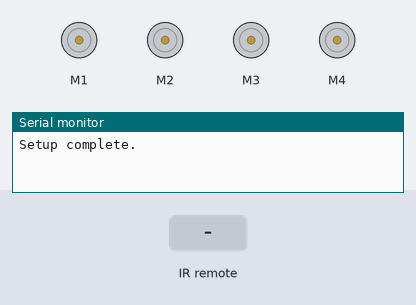
A program run on a simulated Arduino Uno, built with avr-gcc and run on an emulated ATmega328P. On the bench: 4 × DC motor (green arrow = forward, orange = backward, longer = faster), the last lines printed to the serial monitor. Inputs (shaded band) come from the test bench.

Above: at 1.2 s.
1.3 s: infrared code 0xE619FF00 received
At 2.0 s:
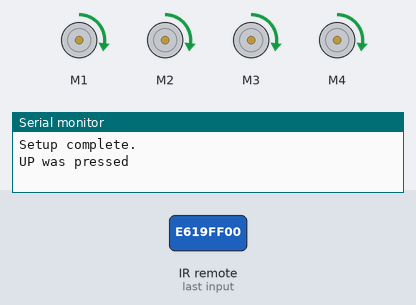
2.8 s: infrared code 0xE31CFF00 received
At 3.1 s:
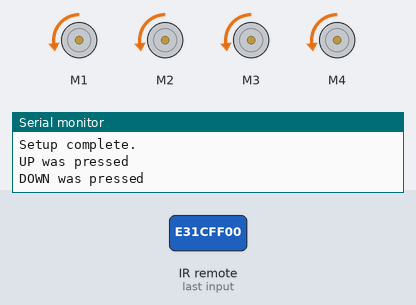
4.3 s: infrared code 0xE31CFF00 received
At 5.5 s:
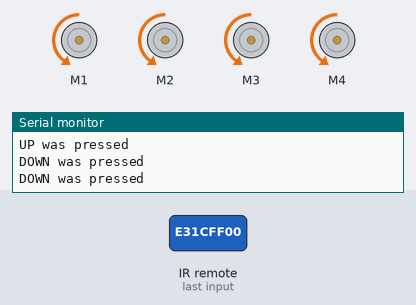
Timing chart, 0 to 7.3 s (numbered marks = the images above; inputs shaded):
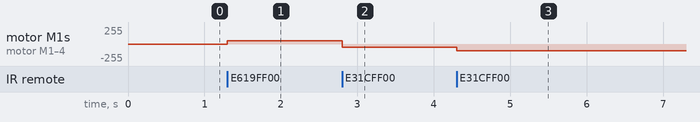

Measured:
- after the input at 1.3 s, motor M1–4: stopped → forward 50/255 at once
- after the input at 2.8 s, motor M1–4: forward 50/255 → backward 50/255 at once
- after the input at 4.3 s, motor M1–4: backward 50/255 → backward 100/255 at once

The program:

main.cpp
```cpp
#include <Arduino.h>
#include <RemoteControl.h>
#include <MotorControl.h>

void setup() {
  Serial.begin(115200);

  setup_remote_control();
  setup_motor_control();
  Serial.println("Setup complete.");
}

void handle_remote_command(uint32_t cmd){
  if(cmd == BUTTON_A)
    Serial.println("A was pressed");
  if(cmd == BUTTON_B)
    Serial.println("B was pressed");
  if (cmd == BUTTON_C)
    Serial.println("C was pressed");
  if (cmd == BUTTON_UP){
    Serial.println("UP was pressed");
    if(getCurrentDirection()==FORWARD){
      moveForward(min(255, getCurrentSpeed()+50));
    }else{
      moveForward(50);
    }
  }
  if (cmd == BUTTON_DOWN){
    Serial.println("DOWN was pressed");
    if(getCurrentDirection()==BACKWARD){
      moveBackward(min(255, getCurrentSpeed()+50));
    }else{
      moveBackward(50);
    }
  }
  if (cmd == BUTTON_RIGHT)
    Serial.println("RIGHT was pressed");
  if (cmd == BUTTON_LEFT)
    Serial.println("LEFT was pressed");
  if (cmd == BUTTON_CENTER)
    Serial.println("CENTER was pressed");
  if (cmd == BUTTON_POWER){
    Serial.println("POWER was pressed");
    setAllMotorSpeeds(0);
  }
}

void loop() {
  uint32_t remote_cmd = checkRemoteControl();
  if(remote_cmd != BUTTON_NONE){
    handle_remote_command(remote_cmd);
  }
}
```

MotorsExp.cpp
```cpp
#include <Arduino.h>
#include <Wire.h>
#include <Adafruit_MotorShield.h>
#include "utility/Adafruit_MS_PWMServoDriver.h"

namespace motor_experiment {

#define ROTATE_RIGHT 1
#define ROTATE_LEFT 2

Adafruit_MotorShield AFMS = Adafruit_MotorShield();

Adafruit_DCMotor *myMotor1 = AFMS.getMotor(1);
Adafruit_DCMotor *myMotor2 = AFMS.getMotor(2);
Adafruit_DCMotor *myMotor3 = AFMS.getMotor(3);
Adafruit_DCMotor *myMotor4 = AFMS.getMotor(4);

void setAllMotorSpeeds(uint8_t speed){
  myMotor1->setSpeed(speed);
  myMotor2->setSpeed(speed);
  myMotor3->setSpeed(speed);
  myMotor4->setSpeed(speed);
}

void setAllMotorDir(uint8_t dir){
  myMotor1->run(dir);
  myMotor2->run(dir);
  myMotor3->run(dir);
  myMotor4->run(dir);
}

void moveForward(uint8_t speed) {
  setAllMotorSpeeds(speed);
  setAllMotorDir(FORWARD);
}

void neutral() {
  setAllMotorDir(RELEASE);
}

void applyBrakes() {
  setAllMotorDir(BRAKE);
}

void moveBackward(uint8_t speed) {
  setAllMotorSpeeds(speed);
  setAllMotorDir(BACKWARD);
}

void rotate(uint8_t speed, uint8_t dir) {
  setAllMotorSpeeds(speed);
  switch(dir){
    case ROTATE_RIGHT:
      myMotor1->run(FORWARD);
      myMotor2->run(FORWARD);
      myMotor3->run(BACKWARD);
      myMotor4->run(BACKWARD);
      break;
    case ROTATE_LEFT:
      myMotor1->run(BACKWARD);
      myMotor2->run(BACKWARD);
      myMotor3->run(FORWARD);
      myMotor4->run(FORWARD);
      break;
  }
}

void stopMoving();

void rotateRightDegrees(int degrees){
  // rotating at speed 100 right for 2500ms is approx 180 degrees
  int duration = degrees / 180.0 * 2300;

  Serial.print("Degrees: ");
  Serial.print(degrees);
  Serial.print("\n");
  Serial.print("Duration: ");
  Serial.print(duration);
  Serial.print("\n");

  rotate(100, ROTATE_RIGHT);
  delay(duration);
  stopMoving();
}

void stopMoving() {
  myMotor1->fullOff();
  myMotor2->fullOff();
  myMotor3->fullOff();
  myMotor4->fullOff();
}

void setup_motor_exp() {
  // put your setup code here, to run once:
  AFMS.begin();
  Serial.begin(115200);
  Serial.println("Setup complete.");
}

void loop_motor_exp() {
  // put your main code here, to run repeatedly:
  delay(1000);
//  moveForward(120);
//  delay(1000);
//  stopMoving();
//  delay(1000);
//  moveBackward(120);
//  delay(1000);
//  stopMoving();
//  delay(500);
//  rotate(200, ROTATE_RIGHT);
//  delay(1250);
//  stopMoving();
//  delay(500);
//  rotate(200, ROTATE_LEFT);
//  delay(1250);
//  stopMoving();

  // rotating at 100 speed for 2500ms was approx 180 degrees
  delay(2000);
  rotateRightDegrees(180);
  delay(2000);
  rotateRightDegrees(90);
  delay(2000);
  rotateRightDegrees(360);
  delay(2000);
//  myMotor1->run(RELEASE);
}
}
```

RemoteExp.cpp
```cpp
#include <Arduino.h>
//#include <IRremote.hpp>

const int IR_RECEIVE_PIN = 2;


void setup_remote_exp() {
  // put your setup code here, to run once:
  Serial.begin(115200);
 // IrReceiver.begin(IR_RECEIVE_PIN, DISABLE_LED_FEEDBACK);
  delay(2000); // may be required for some reason??

  pinMode(LED_BUILTIN, OUTPUT);
  digitalWrite(LED_BUILTIN, LOW);

  Serial.println("Setup complete.");
}

void blinkOnce() {
    digitalWrite(LED_BUILTIN, HIGH);   // turn the LED on (HIGH is the voltage level)
    delay(500);                       // wait for a second
    digitalWrite(LED_BUILTIN, LOW);    // turn the LED off by making the voltage LOW
}

void blinkLEDnTimes(const int n){
  for (int i = 0; i < n-1; ++i) {
    blinkOnce();
    delay(500);
  }
  blinkOnce();
}

void buttonPressed(const uint32_t button) {
  // if (button == 0xf708ff00) // 4
  //   blinkLEDnTimes(4);
  // if (button == 0xe718ff00) // 2
  //   blinkLEDnTimes(2);
  // if (button == 0xA15EFF00) // 3
  //   blinkLEDnTimes(3);
  // if (button == 0xE31CFF00) // 5
  //   blinkLEDnTimes(5);

  if(button == 0xBB44FF00)
    Serial.println("A was pressed");
  if(button == 0xBF40FF00)
    Serial.println("B was pressed");
  if (button == 0xBC43FF00)
    Serial.println("C was pressed");
  if (button == 0xE619FF00)
    Serial.println("UP was pressed");
  if (button == 0xE31CFF00)
    Serial.println("DOWN was pressed");
  if (button == 0xA15EFF00)
    Serial.println("RIGHT was pressed");
  if (button == 0xF30CFF00)
    Serial.println("LEFT was pressed");
  if (button == 0xE718FF00)
    Serial.println("CENTER was pressed");
  if (button == 0xB946FF00)
    Serial.println("POWER was pressed");
}

void loop_remote_exp() {
  // put your main code here, to run repeatedly:
 // delay(1000);
  //Serial.println();
  //Serial.print("i am here");
  // if (IrReceiver.decode()) {
  //   // Serial.println("IR Remote Message Decoded:");
  //   // Serial.println(IrReceiver.decodedIRData.decodedRawData, HEX);
  //   // Serial.println("Is Repeat:");
  //   // Serial.println(IrReceiver.decodedIRData.flags & IRDATA_FLAGS_IS_REPEAT);
  //   buttonPressed(IrReceiver.decodedIRData.decodedRawData);
  //   IrReceiver.resume();
  // }
}
```
